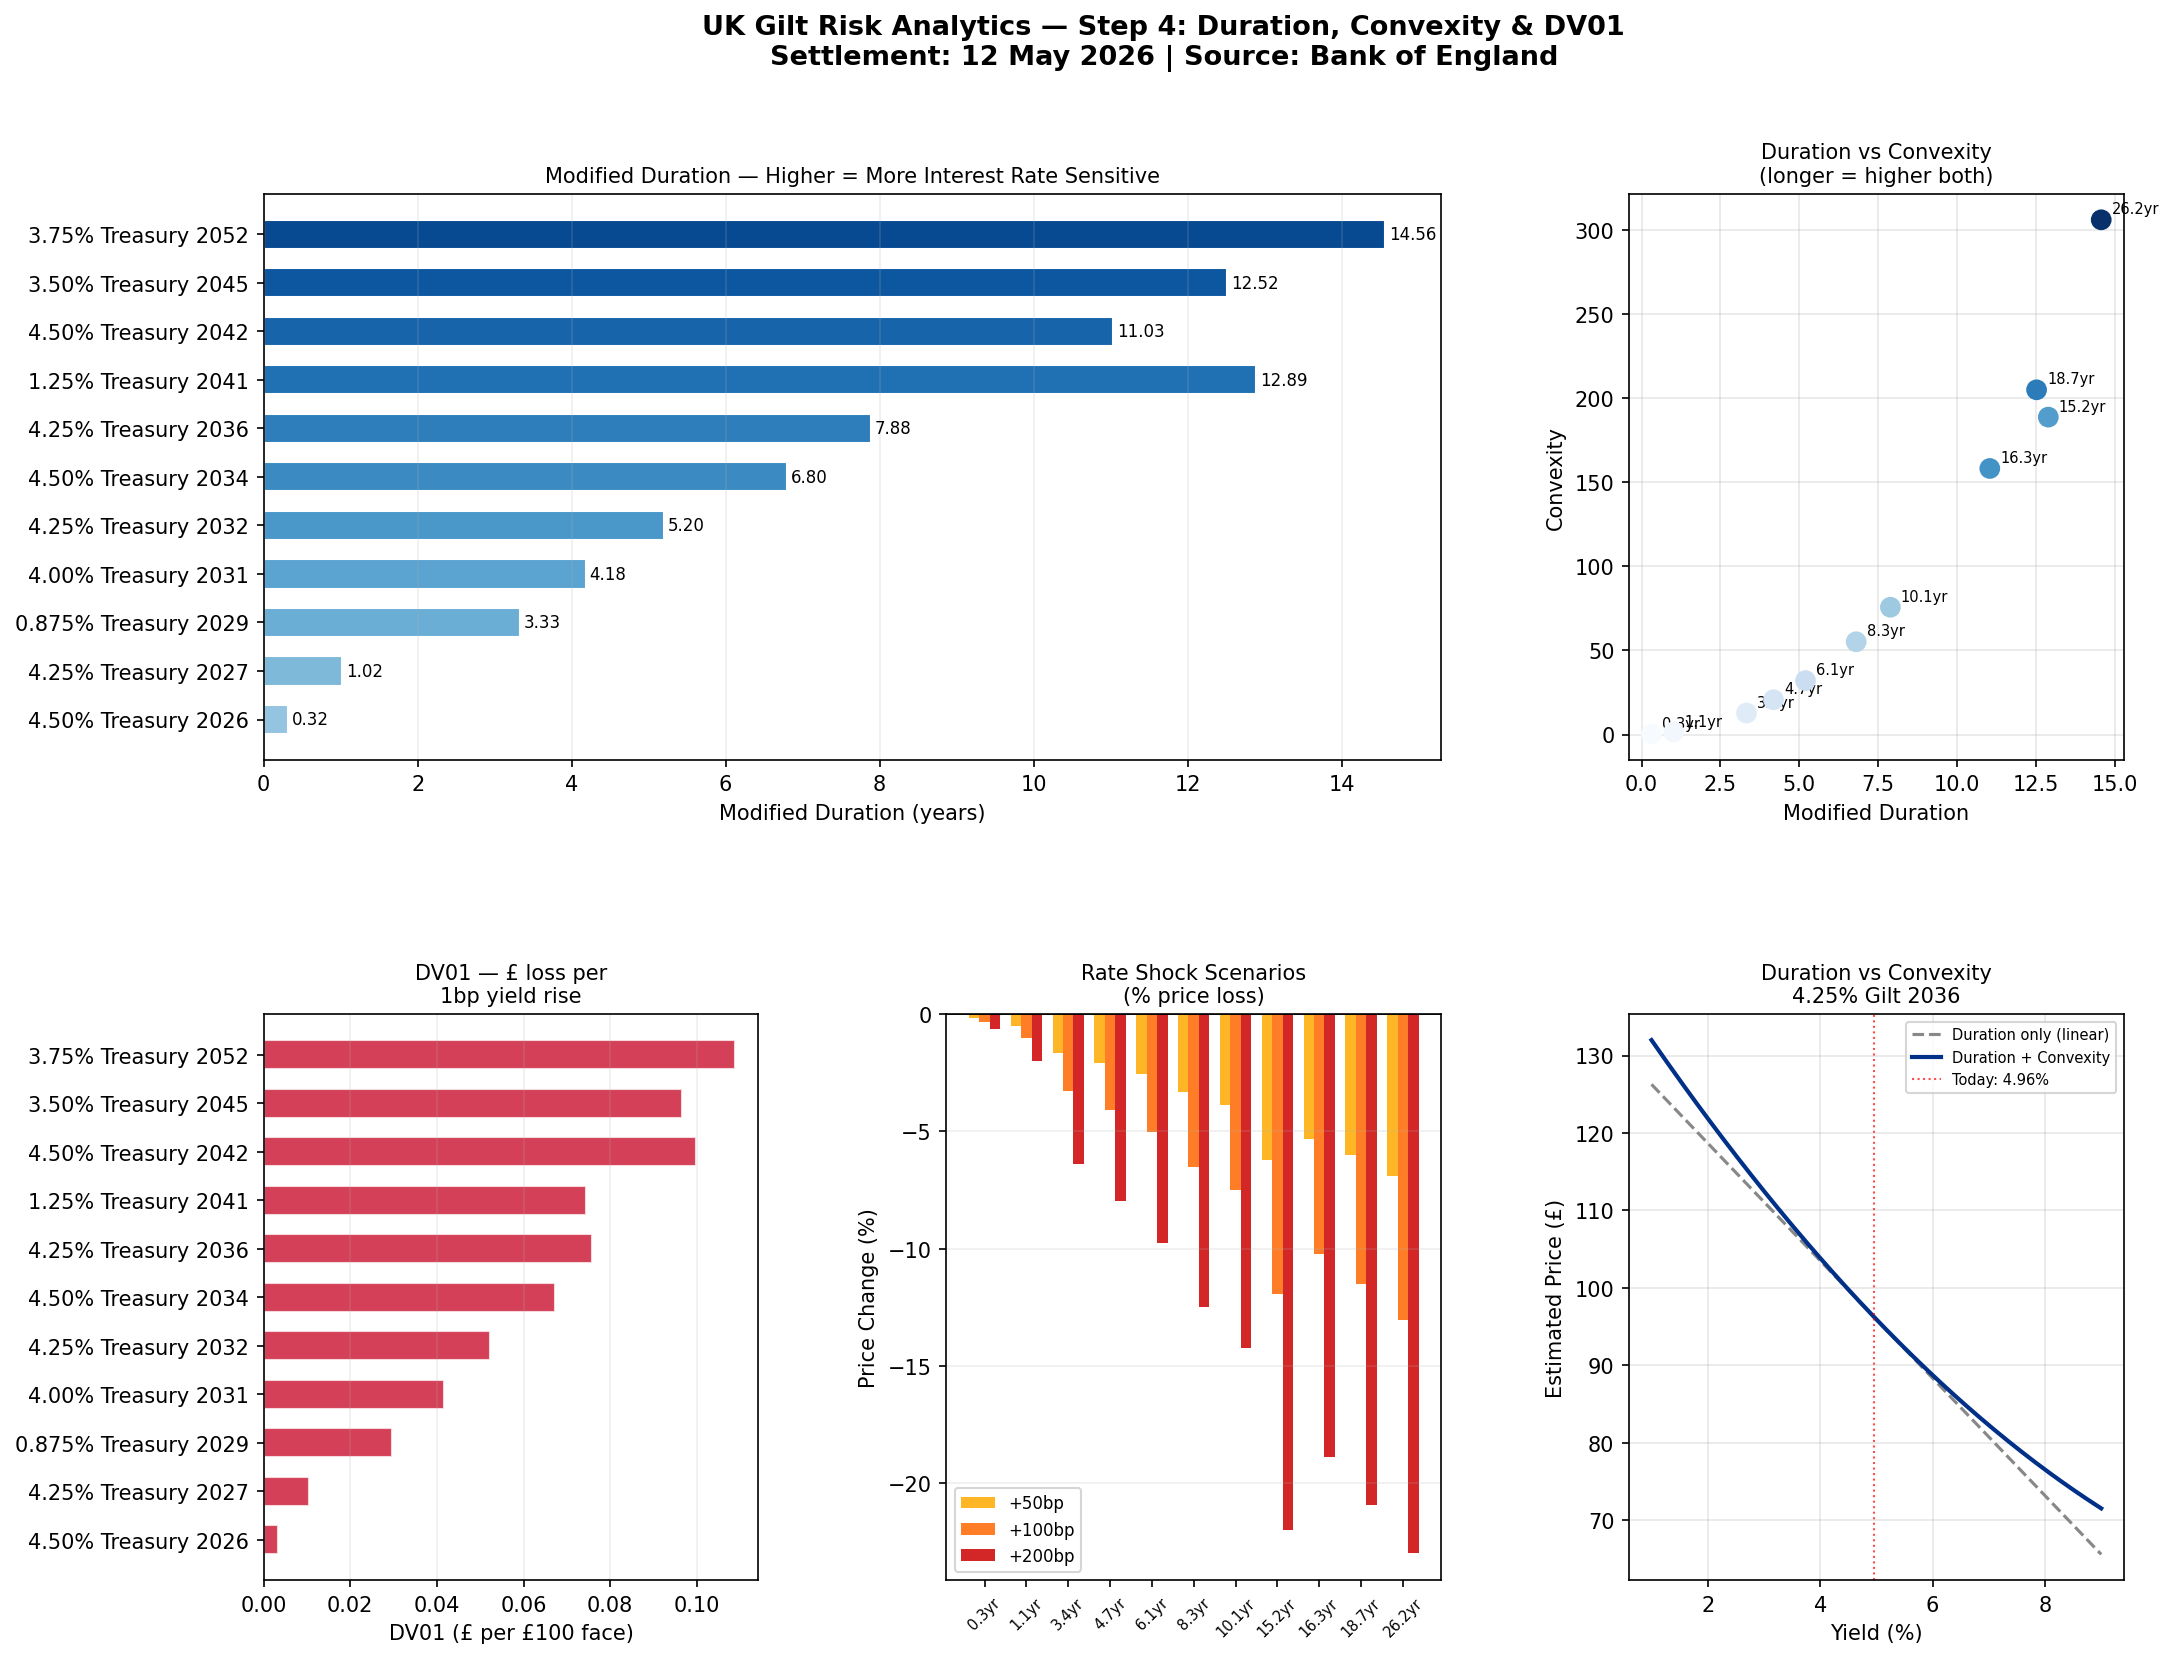

Python code for this plot:
# ============================================================
#  UK GILT FIXED INCOME PROJECT — STEP 4: DURATION, CONVEXITY & DV01
#  Author: Mrigang Sharma
#
#  What this calculates for each Gilt:
#    1. Macaulay Duration   — weighted average time to cashflows (years)
#    2. Modified Duration   — % price change per 1% yield move
#    3. Convexity           — curvature correction to duration
#    4. DV01 / BPV          — £ price change per 1 basis point (0.01%)
#
#  Then aggregates everything to PORTFOLIO level.
# ============================================================

import numpy as np
import pandas as pd
import matplotlib.pyplot as plt
import matplotlib.gridspec as gridspec
from scipy.optimize import brentq
from datetime import date
import warnings
warnings.filterwarnings("ignore")

print("=" * 65)
print("  STEP 4: DURATION, CONVEXITY & DV01")
print("=" * 65)

# ============================================================
# SECTION A — LOAD YIELD CURVE (same as Step 2)
# ============================================================

BOE_FILE = "GLC Nominal daily data current month.xlsx"

print(f"\n📂 Loading yield curve from: {BOE_FILE}")

try:
    raw = pd.read_excel(BOE_FILE, sheet_name="4. spot curve", header=None)

    maturity_row = pd.to_numeric(raw.iloc[3, 1:].values, errors="coerce")
    maturity_row = maturity_row[~np.isnan(maturity_row)]

    data_rows = raw.iloc[5:, :].copy()
    n = len(maturity_row)
    extra_cols = list(range(n + 1, len(data_rows.columns)))
    data_rows.columns = ["Date"] + list(maturity_row) + extra_cols
    maturity_cols = list(maturity_row)
    data_rows = data_rows[["Date"] + maturity_cols].copy()
    data_rows["Date"] = pd.to_datetime(data_rows["Date"], errors="coerce")
    data_rows = data_rows.dropna(subset=["Date"])
    for col in maturity_cols:
        data_rows[col] = pd.to_numeric(data_rows[col], errors="coerce")
    data_rows = data_rows.sort_values("Date").reset_index(drop=True)
    data_rows = data_rows.dropna(subset=maturity_cols, how="all")
    data_rows = data_rows.set_index("Date")

    latest_row  = data_rows.dropna(how="all").iloc[-1]
    latest_date = latest_row.name.strftime("%d %b %Y")
    print(f"✅ Yield curve loaded — {latest_date}\n")

except FileNotFoundError:
    print(f"❌ File not found: {BOE_FILE}")
    exit()


# ============================================================
# SECTION B — CORE FUNCTIONS
# ============================================================

def get_yield(maturity_years, yield_curve):
    available = yield_curve.dropna()
    mats = np.array(available.index.astype(float))
    ylds = np.array(available.values)
    return float(np.interp(maturity_years, mats, ylds))


def get_cashflows(face, coupon_rate, settlement, maturity, freq=2):
    cashflows = []
    months_between = 12 // freq
    coupon_date = maturity
    while coupon_date > settlement:
        cf = face * (coupon_rate / 100) / freq
        cashflows.append((coupon_date, cf))
        month = coupon_date.month - months_between
        year  = coupon_date.year
        if month <= 0:
            month += 12
            year  -= 1
        try:
            coupon_date = coupon_date.replace(year=year, month=month)
        except ValueError:
            import calendar
            last_day = calendar.monthrange(year, month)[1]
            coupon_date = coupon_date.replace(year=year, month=month,
                                              day=min(coupon_date.day, last_day))
    if cashflows:
        last_date, last_cf = cashflows[0]
        cashflows[0] = (last_date, last_cf + face)
    return sorted(cashflows)


def price_bond(face, coupon_rate, ytm_pct, settlement, maturity, freq=2):
    ytm = ytm_pct / 100
    cashflows = get_cashflows(face, coupon_rate, settlement, maturity, freq)
    dirty_price = 0.0
    for cf_date, cf_amount in cashflows:
        t = (cf_date - settlement).days / 365.25
        if t > 0:
            dirty_price += cf_amount / (1 + ytm / freq) ** (t * freq)
    return dirty_price


# ============================================================
# SECTION C — DURATION, CONVEXITY, DV01 FUNCTIONS
# ============================================================

def macaulay_duration(face, coupon_rate, ytm_pct, settlement, maturity, freq=2):
    """
    Macaulay Duration — plain English:
    The weighted average time (in years) you wait to receive
    the bond's cashflows. Each cashflow is weighted by its
    present value as a share of total bond price.

    A bond paying £2 every 6 months for 5 years + £100 at end:
    The £100 at year 5 dominates → duration close to 5 years.
    A bond with higher coupons → duration pulled toward shorter
    maturities because more value arrives earlier.
    """
    ytm = ytm_pct / 100
    cashflows = get_cashflows(face, coupon_rate, settlement, maturity, freq)
    dirty_price = price_bond(face, coupon_rate, ytm_pct, settlement, maturity, freq)

    weighted_time = 0.0
    for cf_date, cf_amount in cashflows:
        t = (cf_date - settlement).days / 365.25
        if t > 0:
            pv_cf = cf_amount / (1 + ytm / freq) ** (t * freq)
            weighted_time += t * (pv_cf / dirty_price)

    return weighted_time


def modified_duration(face, coupon_rate, ytm_pct, settlement, maturity, freq=2):
    """
    Modified Duration — plain English:
    If yields go up by 1%, how much does the bond price fall (in %)?

    Modified Duration = Macaulay Duration / (1 + ytm/freq)

    Example: Modified Duration of 4.5 means:
    → Yields up 1%  → Price falls ~4.5%
    → Yields down 1% → Price rises ~4.5%

    This is the NUMBER every fixed income trader uses daily
    to measure interest rate risk.
    """
    mac_dur = macaulay_duration(face, coupon_rate, ytm_pct,
                                settlement, maturity, freq)
    ytm = ytm_pct / 100
    return mac_dur / (1 + ytm / freq)


def convexity(face, coupon_rate, ytm_pct, settlement, maturity, freq=2):
    """
    Convexity — plain English:
    Duration assumes the price/yield relationship is a straight line.
    It isn't — it's a curve. Convexity measures that curvature.

    Why it matters:
    If yields rise 2%, duration alone OVERESTIMATES the price fall.
    Convexity corrects this. Higher convexity = better for the investor
    because the bond rises MORE than duration predicts when yields fall,
    and falls LESS than duration predicts when yields rise.

    Full price change formula:
    ΔP/P ≈ -ModDur × Δy + 0.5 × Convexity × (Δy)²
    """
    ytm = ytm_pct / 100
    cashflows = get_cashflows(face, coupon_rate, settlement, maturity, freq)
    dirty_price = price_bond(face, coupon_rate, ytm_pct, settlement, maturity, freq)

    conv = 0.0
    for cf_date, cf_amount in cashflows:
        t = (cf_date - settlement).days / 365.25
        if t > 0:
            pv_cf = cf_amount / (1 + ytm / freq) ** (t * freq)
            conv += t * (t + 1/freq) * (pv_cf / dirty_price)

    return conv / (1 + ytm / freq) ** 2


def dv01(face, coupon_rate, ytm_pct, settlement, maturity, freq=2):
    """
    DV01 / BPV (Dollar/Pound Value of 01) — plain English:
    How much does the bond price change if yields move by
    just 1 basis point (0.01%)?

    We calculate this by bumping the yield up 1bp and down 1bp
    and taking the average price change. This is called
    'central difference' and is more accurate than a one-sided bump.

    Example: DV01 = £0.042 means:
    → Every 1bp yield move = £0.042 price change per £100 face value
    → For a £10 million position: 1bp move = £4,200 gain/loss
    """
    price_up   = price_bond(face, coupon_rate, ytm_pct + 0.01,
                            settlement, maturity, freq)
    price_down = price_bond(face, coupon_rate, ytm_pct - 0.01,
                            settlement, maturity, freq)
    return (price_down - price_up) / 2


def price_change_estimate(mod_dur, conv, ytm_pct, delta_bps):
    """
    Estimates % price change for a given yield shock.
    Uses both Modified Duration AND Convexity for accuracy.

    ΔP/P ≈ -ModDur × Δy + 0.5 × Convexity × (Δy)²

    Without convexity (duration only) = straight line approximation
    With convexity = curved, more accurate
    """
    delta_y = delta_bps / 10000
    duration_effect   = -mod_dur * delta_y * 100
    convexity_effect  = 0.5 * conv * (delta_y ** 2) * 100
    return duration_effect + convexity_effect


# ============================================================
# SECTION D — GILT BASKET
# ============================================================

TODAY = date.today()
FACE  = 100.0

GILTS = [
    ("4.50% Treasury 2026",  4.50,  date(2026,  9,  7)),
    ("4.25% Treasury 2027",  4.25,  date(2027,  6,  7)),
    ("0.875% Treasury 2029", 0.875, date(2029, 10, 22)),
    ("4.00% Treasury 2031",  4.00,  date(2031,  1, 22)),
    ("4.25% Treasury 2032",  4.25,  date(2032,  6,  7)),
    ("4.50% Treasury 2034",  4.50,  date(2034,  9,  7)),
    ("4.25% Treasury 2036",  4.25,  date(2036,  6,  7)),
    ("1.25% Treasury 2041",  1.25,  date(2041,  7, 22)),
    ("4.50% Treasury 2042",  4.50,  date(2042,  9,  7)),
    ("3.50% Treasury 2045",  3.50,  date(2045,  1, 22)),
    ("3.75% Treasury 2052",  3.75,  date(2052,  7, 22)),
]


# ============================================================
# SECTION E — CALCULATE EVERYTHING
# ============================================================

print("─" * 65)
print("  DURATION, CONVEXITY & DV01 — ALL GILTS")
print(f"  Settlement: {TODAY.strftime('%d %b %Y')}")
print("─" * 65)

results = []

for name, coupon, maturity in GILTS:
    if maturity <= TODAY:
        continue

    yrs = (maturity - TODAY).days / 365.25
    ytm = get_yield(yrs, latest_row)

    price  = price_bond(FACE, coupon, ytm, TODAY, maturity)
    mac    = macaulay_duration(FACE, coupon, ytm, TODAY, maturity)
    mod    = modified_duration(FACE, coupon, ytm, TODAY, maturity)
    conv   = convexity(FACE, coupon, ytm, TODAY, maturity)
    dv     = dv01(FACE, coupon, ytm, TODAY, maturity)

    # Price change estimates for different rate shocks
    chg_plus50  = price_change_estimate(mod, conv, ytm, +50)
    chg_plus100 = price_change_estimate(mod, conv, ytm, +100)
    chg_plus200 = price_change_estimate(mod, conv, ytm, +200)
    chg_min100  = price_change_estimate(mod, conv, ytm, -100)

    results.append({
        "Name":           name,
        "Years Left":     round(yrs, 1),
        "YTM (%)":        round(ytm, 3),
        "Clean Price":    round(price, 2),
        "Mac Duration":   round(mac, 3),
        "Mod Duration":   round(mod, 3),
        "Convexity":      round(conv, 3),
        "DV01 (£)":       round(dv, 4),
        "+50bps (%)":     round(chg_plus50, 2),
        "+100bps (%)":    round(chg_plus100, 2),
        "+200bps (%)":    round(chg_plus200, 2),
        "-100bps (%)":    round(chg_min100, 2),
    })

df = pd.DataFrame(results)


# ============================================================
# SECTION F — PRINT RESULTS
# ============================================================

print("\n📊 RISK METRICS TABLE:")
print(df[["Name", "Years Left", "YTM (%)", "Clean Price",
          "Mac Duration", "Mod Duration", "Convexity", "DV01 (£)"]
         ].to_string(index=False))

print("\n📊 RATE SHOCK SCENARIOS (% price change):")
print(df[["Name", "Mod Duration", "+50bps (%)",
          "+100bps (%)", "+200bps (%)", "-100bps (%)"]
         ].to_string(index=False))


# ============================================================
# SECTION G — DEEP DIVE: 10YR GILT EXPLAINED
# ============================================================

print("\n" + "=" * 65)
print("  DEEP DIVE — 4.25% Treasury 2036 (~10yr Benchmark)")
print("=" * 65)

r = next(x for x in results if "2036" in x["Name"])

print(f"""
  Modified Duration : {r['Mod Duration']}
  Plain English     : If yields rise 1%, price falls ~{r['Mod Duration']:.2f}%
                      If yields fall 1%, price rises ~{r['Mod Duration']:.2f}%

  Convexity         : {r['Convexity']}
  Plain English     : The price/yield curve bends in your favour.
                      A +2% shock actually falls LESS than duration predicts.
                      A -2% shock actually rises MORE than duration predicts.

  DV01              : £{r['DV01 (£)']}
  Plain English     : Every 1bp (0.01%) yield move = £{r['DV01 (£)']:.4f} price change
                      On £10 million position = £{r['DV01 (£)']*100000:,.0f} per basis point

  Rate Shock Summary:
  ┌─────────────────┬──────────────────────────────────┐
  │ Yield Change    │ Estimated Price Change           │
  ├─────────────────┼──────────────────────────────────┤
  │ +50 bps         │ {r['+50bps (%)']:+.2f}%                            │
  │ +100 bps        │ {r['+100bps (%)']:+.2f}%                            │
  │ +200 bps        │ {r['+200bps (%)']:+.2f}%                            │
  │ -100 bps        │ {r['-100bps (%)']:+.2f}%                            │
  └─────────────────┴──────────────────────────────────┘
""")


# ============================================================
# SECTION H — PORTFOLIO LEVEL ANALYTICS
# ============================================================

print("=" * 65)
print("  PORTFOLIO LEVEL — EQUAL WEIGHTED (£1M each)")
print("=" * 65)

position_size = 1_000_000  # £1M per gilt

portfolio_rows = []
total_dv01 = 0
total_value = 0

for r in results:
    units = position_size / r["Clean Price"]
    pos_dv01 = units * r["DV01 (£)"]
    pos_value = units * r["Clean Price"]
    total_dv01  += pos_dv01
    total_value += pos_value
    portfolio_rows.append({
        "Name":       r["Name"],
        "Units":      round(units, 1),
        "Value (£)":  round(pos_value, 0),
        "Pos DV01":   round(pos_dv01, 2),
    })

# Portfolio Modified Duration = weighted average
weights = [r["Value (£)"] / total_value for r in portfolio_rows]
port_mod_dur = sum(w * results[i]["Mod Duration"]
                   for i, w in enumerate(weights))
port_convexity = sum(w * results[i]["Convexity"]
                     for i, w in enumerate(weights))

print(f"""
  Total Portfolio Value : £{total_value:>12,.0f}
  Portfolio Mod Duration: {port_mod_dur:.3f} years
  Portfolio Convexity   : {port_convexity:.3f}
  Total Portfolio DV01  : £{total_dv01:,.2f} per basis point

  Plain English:
  → A 1bp yield rise across the curve = £{total_dv01:,.0f} portfolio loss
  → A 100bp (1%) yield rise           = £{total_dv01*100:,.0f} portfolio loss
  → A 100bp (1%) yield fall           = £{total_dv01*100:,.0f} portfolio gain
""")


# ============================================================
# SECTION I — VISUALISATION
# ============================================================

print("📊 Generating charts...")

fig = plt.figure(figsize=(16, 12))
fig.suptitle(
    f"UK Gilt Risk Analytics — Step 4: Duration, Convexity & DV01\n"
    f"Settlement: {TODAY.strftime('%d %b %Y')} | Source: Bank of England",
    fontsize=13, fontweight="bold", y=0.98
)

gs = gridspec.GridSpec(2, 3, figure=fig, hspace=0.45, wspace=0.38)

# ── Chart 1: Modified Duration by Gilt
ax1 = fig.add_subplot(gs[0, :2])
colours = plt.cm.Blues(np.linspace(0.4, 0.9, len(df)))
bars = ax1.barh(df["Name"], df["Mod Duration"],
                color=colours, edgecolor="white", height=0.6)
ax1.set_xlabel("Modified Duration (years)")
ax1.set_title("Modified Duration — Higher = More Interest Rate Sensitive", fontsize=10)
for bar, val in zip(bars, df["Mod Duration"]):
    ax1.text(val + 0.05, bar.get_y() + bar.get_height()/2,
             f"{val:.2f}", va="center", fontsize=8)
ax1.grid(True, alpha=0.2, axis="x")

# ── Chart 2: Duration vs Convexity scatter
ax2 = fig.add_subplot(gs[0, 2])
scatter = ax2.scatter(df["Mod Duration"], df["Convexity"],
                      c=df["Years Left"], cmap="Blues",
                      s=80, zorder=5)
for _, row in df.iterrows():
    ax2.annotate(str(row["Years Left"]) + "yr",
                 (row["Mod Duration"], row["Convexity"]),
                 textcoords="offset points", xytext=(5, 3), fontsize=7)
ax2.set_xlabel("Modified Duration")
ax2.set_ylabel("Convexity")
ax2.set_title("Duration vs Convexity\n(longer = higher both)", fontsize=10)
ax2.grid(True, alpha=0.3)

# ── Chart 3: DV01 by Gilt
ax3 = fig.add_subplot(gs[1, 0])
ax3.barh(df["Name"], df["DV01 (£)"],
         color="#c8102e", edgecolor="white", height=0.6, alpha=0.8)
ax3.set_xlabel("DV01 (£ per £100 face)")
ax3.set_title("DV01 — £ loss per\n1bp yield rise", fontsize=10)
ax3.grid(True, alpha=0.2, axis="x")

# ── Chart 4: Rate shock scenarios
ax4 = fig.add_subplot(gs[1, 1])
shocks = ["+50bps (%)", "+100bps (%)", "+200bps (%)"]
shock_labels = ["+50bp", "+100bp", "+200bp"]
x = np.arange(len(df))
width = 0.25
colors = ["#ffaa00", "#ff6600", "#cc0000"]
for i, (shock, label, color) in enumerate(zip(shocks, shock_labels, colors)):
    ax4.bar(x + i*width, df[shock], width,
            label=label, color=color, alpha=0.85)
ax4.set_xticks(x + width)
ax4.set_xticklabels(df["Years Left"].astype(str) + "yr",
                    rotation=45, fontsize=7)
ax4.set_ylabel("Price Change (%)")
ax4.set_title("Rate Shock Scenarios\n(% price loss)", fontsize=10)
ax4.legend(fontsize=8)
ax4.grid(True, alpha=0.2, axis="y")
ax4.axhline(0, color="black", linewidth=0.8)

# ── Chart 5: Duration vs Convexity — price/yield curves
ax5 = fig.add_subplot(gs[1, 2])
ytm_range = np.linspace(1.0, 9.0, 200)
bench = next(r for r in results if "2036" in r["Name"])

# Duration-only estimate (straight line)
dur_only = [bench["Clean Price"] * (1 + price_change_estimate(
    bench["Mod Duration"], 0, bench["YTM (%)"],
    (y - bench["YTM (%)"])*100)/100) for y in ytm_range]

# Duration + Convexity (curved)
dur_conv = [bench["Clean Price"] * (1 + price_change_estimate(
    bench["Mod Duration"], bench["Convexity"], bench["YTM (%)"],
    (y - bench["YTM (%)"])*100)/100) for y in ytm_range]

ax5.plot(ytm_range, dur_only, "--", color="#888", linewidth=1.5,
         label="Duration only (linear)")
ax5.plot(ytm_range, dur_conv, color="#003087", linewidth=2,
         label="Duration + Convexity")
ax5.axvline(bench["YTM (%)"], color="red", linewidth=1,
            linestyle=":", alpha=0.7, label=f"Today: {bench['YTM (%)']:.2f}%")
ax5.set_xlabel("Yield (%)")
ax5.set_ylabel("Estimated Price (£)")
ax5.set_title("Duration vs Convexity\n4.25% Gilt 2036", fontsize=10)
ax5.legend(fontsize=7)
ax5.grid(True, alpha=0.3)

plt.savefig("step4_duration_convexity_dv01.png", dpi=150, bbox_inches="tight")
plt.show()
print("✅ Chart saved: step4_duration_convexity_dv01.png")

print("\n" + "=" * 65)
print("  ✅ STEP 4 COMPLETE!")
print("=" * 65)
print("""
  What you built:
    ✔ Macaulay Duration calculator
    ✔ Modified Duration calculator
    ✔ Convexity calculator
    ✔ DV01/BPV calculator
    ✔ Rate shock scenarios (+50, +100, +200, -100 bps)
    ✔ Portfolio-level aggregation
    ✔ Duration vs Convexity comparison chart

  Next → Step 5: Rate Shock & Scenario Analysis
    Full historical stress testing using 2025-2026 data
""")
